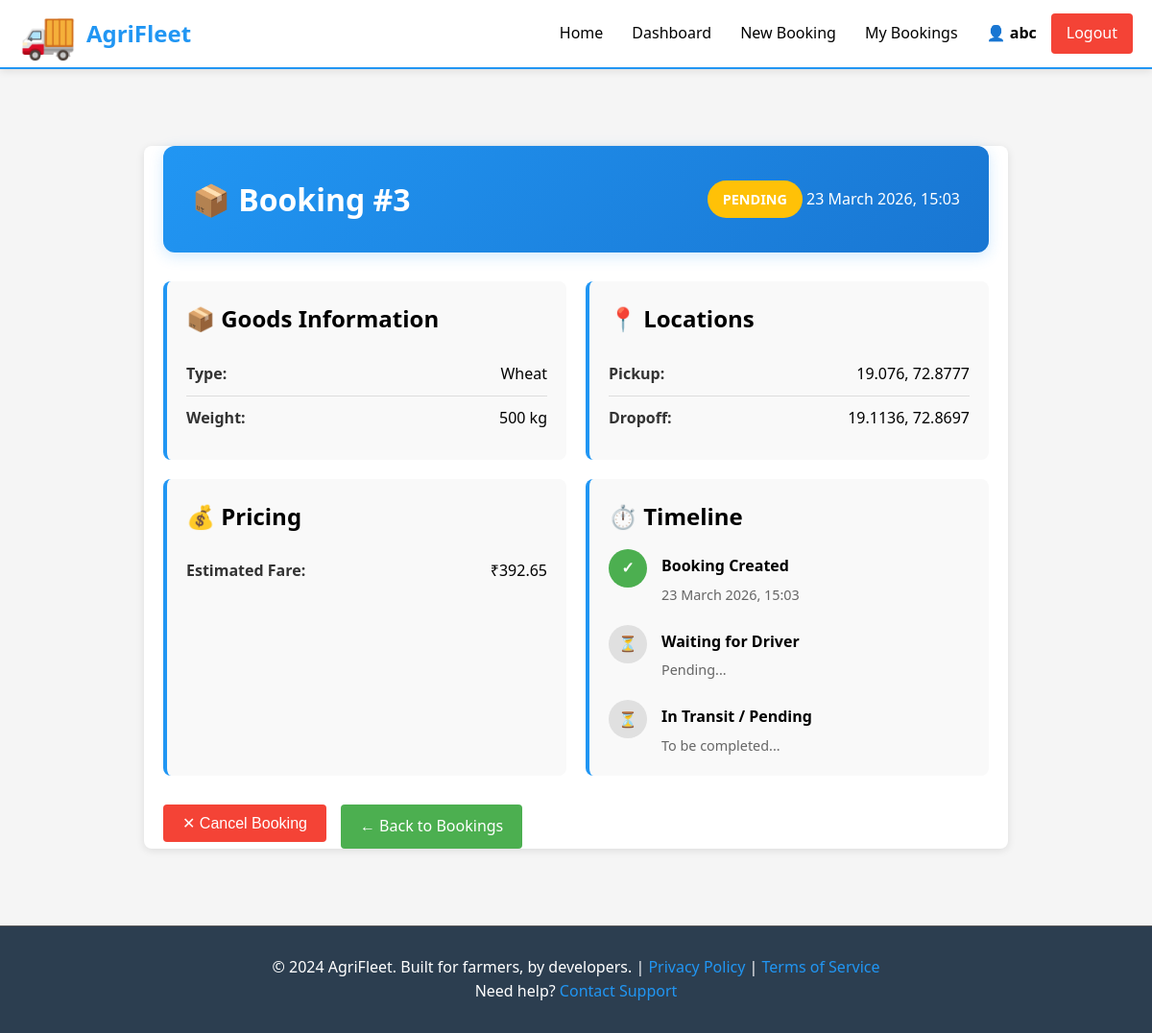
The app's page /farmer/booking/3 (signed in) with its own data.
### models.py (models this page shows, shortened)
class User(db.Model):
    __tablename__ = 'users'
    id = db.Column(db.Integer, primary_key=True)
    email = db.Column(db.String(255), unique=True, nullable=False, index=True)
    password_hash = db.Column(db.String(255), nullable=False)
    role = db.Column(db.String(20), nullable=False, default='farmer')
    full_name = db.Column(db.String(255), nullable=False)
    phone_number = db.Column(db.String(20))
    created_at = db.Column(db.DateTime, default=datetime.utcnow)
    driver = db.relationship('Driver', back_populates='user', uselist=False, cascade='all, delete-orphan')
    farmer_bookings = db.relationship('Booking', foreign_keys='Booking.farmer_id', back_populates='farmer', cascade='all, delete-orphan')
    driver_bookings = db.relationship('Booking', foreign_keys='Booking.driver_id', back_populates='driver_user', cascade='all, delete-orphan')
    def is_farmer(self):
        return self.role == 'farmer'

class Booking(db.Model):
    __tablename__ = 'bookings'
    id = db.Column(db.Integer, primary_key=True)
    farmer_id = db.Column(db.Integer, db.ForeignKey('users.id'), nullable=False)
    driver_id = db.Column(db.Integer, db.ForeignKey('users.id'), nullable=True)
    pickup_latitude = db.Column(db.Float, nullable=False)
    pickup_longitude = db.Column(db.Float, nullable=False)
    dropoff_latitude = db.Column(db.Float, nullable=False)
    dropoff_longitude = db.Column(db.Float, nullable=False)
    goods_type = db.Column(db.String(255), nullable=False)
    weight_kg = db.Column(db.Integer, nullable=False)
    estimated_fare = db.Column(db.Float, nullable=False)
    final_fare = db.Column(db.Float)
    status = db.Column(db.String(20), default='PENDING', nullable=False)
    created_at = db.Column(db.DateTime, default=datetime.utcnow)
    accepted_at = db.Column(db.DateTime)
    completed_at = db.Column(db.DateTime)
    farmer = db.relationship('User', foreign_keys=[farmer_id], back_populates='farmer_bookings')
    driver_user = db.relationship('User', foreign_keys=[driver_id], back_populates='driver_bookings')

### routes/farmer_routes.py (the view)
@farmer_bp.route('/booking/<int:booking_id>')
@farmer_required
def booking_details(booking_id):
    current_user = get_current_user()
    booking = Booking.query.get(booking_id)
    if not booking:
        flash('Booking not found', 'danger')
        return redirect(url_for('farmer.dashboard'))
    if booking.farmer_id != current_user.id:
        flash('You cannot view this booking', 'danger')
        return redirect(url_for('farmer.dashboard'))
    driver = None
    if booking.driver_id:
        driver = Driver.query.filter_by(user_id=booking.driver_id).first()
    return render_template(
        'farmer/booking_details.html',
        booking=booking,
        driver=driver
    )

### app.py (called while the page is built)
def create_app(config_class=None):
    app = Flask(__name__, template_folder='templates', static_folder='static')
    if config_class is None:
        config_class = config
    app.config.from_object(config_class)
    db.init_app(app)
    app.register_blueprint(auth_bp)
    app.register_blueprint(farmer_bp)
    app.register_blueprint(driver_bp)
    @app.context_processor
    def inject_user():
        return {'current_user': get_current_user()}
    @app.errorhandler(404)
    def not_found(error):
        return render_template('errors/404.html'), 404
    @app.errorhandler(500)
    def server_error(error):
        return render_template('errors/500.html'), 500
    @app.route('/')
    def index():
        """Landing page"""
        return render_template('index.html')
    with app.app_context():
        db.create_all()
        logger.info('Database tables created')
    return app

### auth.py (called while the page is built)
def get_current_user():
    user_id = session.get('user_id')
    if user_id:
        return User.query.get(user_id)
    return None

def is_logged_in():
    return 'user_id' in session

def farmer_required(f):
    @wraps(f)
    def decorated_function(*args, **kwargs):
        if not is_logged_in():
            flash('Please log in first', 'warning')
            return redirect(url_for('auth.login'))
        user = get_current_user()
        if not user or not user.is_farmer():
            flash('Only farmers can access this page', 'danger')
            return redirect(url_for('index'))
        return f(*args, **kwargs)
    return decorated_function

### templates/farmer/booking_details.html (shortened to what this page needs)
{% extends "base.html" %}
{% block content %}
<div class="details-container">
    <div class="details-header">
        <h1>📦 Booking #{{ booking.id }}</h1>
        <div class="status-banner">
            <span class="status-badge status-{{ booking.status|lower }}">
                {{ booking.status }}
            </span>
            <span class="booking-date">{{ booking.created_at.strftime('%d %B %Y, %H:%M') }}</span>
        </div>
    </div>
    <div class="details-grid">
        <div class="detail-card">
            <h3>📦 Goods Information</h3>
            <div class="detail-row">
                <span class="label">Type:</span>
                <span class="value">{{ booking.goods_type }}</span>
            </div>
            <div class="detail-row">
                <span class="label">Weight:</span>
                <span class="value">{{ booking.weight_kg }} kg</span>
            </div>
        </div>
        <div class="detail-card">
            <h3>📍 Locations</h3>
            <div class="detail-row">
                <span class="label">Pickup:</span>
                <span class="value">
                    {{ booking.pickup_latitude }}, {{ booking.pickup_longitude }}
                </span>
            </div>
            <div class="detail-row">
                <span class="label">Dropoff:</span>
                <span class="value">
                    {{ booking.dropoff_latitude }}, {{ booking.dropoff_longitude }}
                </span>
            </div>
        </div>
        <div class="detail-card">
            <h3>💰 Pricing</h3>
            <div class="detail-row">
                <span class="label">Estimated Fare:</span>
                <span class="value">₹{{ booking.estimated_fare }}</span>
            </div>
        </div>
        <div class="detail-card">
            <h3>⏱️ Timeline</h3>
            <div class="timeline">
                <div class="timeline-item completed">
                    <div class="timeline-marker">✓</div>
                    <div class="timeline-content">
                        <p class="timeline-title">Booking Created</p>
                        <p class="timeline-time">{{ booking.created_at.strftime('%d %B %Y, %H:%M') }}</p>
                    </div>
                </div>
                {% if booking.accepted_at %}
                    <div class="timeline-item completed">
                        <div class="timeline-marker">✓</div>
                        <div class="timeline-content">
                            <p class="timeline-title">Driver Accepted</p>
                            <p class="timeline-time">{{ booking.accepted_at.strftime('%d %B %Y, %H:%M') }}</p>
                        </div>
                    </div>
                {% else %}
                    <div class="timeline-item">
                        <div class="timeline-marker">⏳</div>
                        <div class="timeline-content">
                            <p class="timeline-title">Waiting for Driver</p>
                            <p class="timeline-time">Pending...</p>
                        </div>
                    </div>
                {% endif %}
                {% if booking.completed_at %}
                    <div class="timeline-item completed">
                        <div class="timeline-marker">✓</div>
                        <div class="timeline-content">
                            <p class="timeline-title">Delivery Completed</p>
                            <p class="timeline-time">{{ booking.completed_at.strftime('%d %B %Y, %H:%M') }}</p>
                        </div>
                    </div>
                {% else %}
                    <div class="timeline-item">
                        <div class="timeline-marker">⏳</div>
                        <div class="timeline-content">
                            <p class="timeline-title">In Transit / Pending</p>
                            <p class="timeline-time">To be completed...</p>
                        </div>
                    </div>
                {% endif %}
            </div>
        </div>
    </div>
    <div class="actions-section">
        {% if booking.status == 'PENDING' %}
            <form method="POST" action="{{ url_for('farmer.cancel_booking_handler', booking_id=booking.id) }}" class="inline-form">
                <button type="submit" class="btn btn-danger" onclick="return confirm('Are you sure?')">
                    ✕ Cancel Booking
                </button>
            </form>
        {% endif %}
        <a href="{{ url_for('farmer.bookings') }}" class="btn btn-secondary">
            ← Back to Bookings
        </a>
    </div>
</div>
{% endblock %}

### templates/base.html (shortened to what this page needs)
<!DOCTYPE html>
<html lang="en">
<head>
    <link rel="stylesheet" href="{{ url_for('static', filename='css/style.css') }}">
    <link rel="stylesheet" href="{{ url_for('static', filename='css/responsive.css') }}">
    <link rel="stylesheet" href="{{ url_for('static', filename='css/animations.css') }}">
</head>
<body>
    <nav class="navbar">
        <div class="navbar-container">
            <div class="navbar-brand">
                <a href="{{ url_for('index') }}" class="brand-logo">
                    <span class="brand-icon">🚚</span>
                    <span class="brand-text">AgriFleet</span>
                </a>
            </div>
            <ul class="navbar-menu">
                {% if current_user %}
                    <li><a href="{{ url_for('index') }}" class="nav-link">Home</a></li>
                    {% if current_user.is_farmer() %}
                        <li><a href="{{ url_for('farmer.dashboard') }}" class="nav-link">Dashboard</a></li>
                        <li><a href="{{ url_for('farmer.create_booking_page') }}" class="nav-link">New Booking</a></li>
                        <li><a href="{{ url_for('farmer.bookings') }}" class="nav-link">My Bookings</a></li>
                    {% elif current_user.is_driver() %}
                        <li><a href="{{ url_for('driver.dashboard') }}" class="nav-link">Dashboard</a></li>
                        <li><a href="{{ url_for('driver.available_bookings') }}" class="nav-link">Available Bookings</a></li>
                        <li><a href="{{ url_for('driver.bookings') }}" class="nav-link">My Bookings</a></li>
                    {% elif current_user.is_admin() %}
                        <li><a href="{{ url_for('index') }}" class="nav-link">Admin</a></li>
                    {% endif %}
                    <li class="nav-user-menu">
                        <span class="nav-user-name">👤 {{ current_user.full_name }}</span>
                        <a href="{{ url_for('auth.logout') }}" class="nav-link logout-btn">Logout</a>
                    </li>
                {% else %}
                    <li><a href="{{ url_for('index') }}" class="nav-link">Home</a></li>
                    <li><a href="{{ url_for('auth.login') }}" class="nav-link">Login</a></li>
                    <li><a href="{{ url_for('auth.signup') }}" class="nav-link signup-btn">Sign Up</a></li>
                {% endif %}
            </ul>
        </div>
    </nav>
    <main class="main-container">
        {% block content %}
        {% endblock %}
    </main>
    <footer class="footer">
        <div class="footer-content">
            <p>&copy; 2024 AgriFleet. Built for farmers, by developers. | <a href="#">Privacy Policy</a> | <a href="#">Terms of Service</a></p>
            <p>Need help? <a href="mailto:support@AgriFleet.com">Contact Support</a></p>
        </div>
    </footer>
</body>
</html>

### static/css/style.css (style rules this page uses)
:root { --primary-color: #2196F3; --secondary-color: #4CAF50; --accent-color: #FF9800; --danger-color: #F44336; --warning-color: #FFC107; --bg-light: #F5F5F5; --border-color: #DDD; --text-dark: #000; --text-light: #333; --shadow: 0 2px 8px rgba(0,0,0,0.1); }
* { margin: 0; padding: 0; box-sizing: border-box; }
html, body { height: 100%; background: var(--bg-light); }
body { font-family: 'Segoe UI', Tahoma, Geneva, Verdana, sans-serif; line-height: 1.6; color: var(--text-dark); display: flex; flex-direction: column; }
main { flex: 1; }
h1, h2, h3, h4, h5, h6 { margin-bottom: 10px; color: var(--text-dark); font-weight: 600; }
h1 { font-size: 2.5em; }
h3 { font-size: 1.5em; }
a { color: var(--primary-color); text-decoration: none; }
.navbar { background: white; box-shadow: var(--shadow); position: sticky; top: 0; z-index: 100; border-bottom: 2px solid var(--primary-color); }
.navbar-container { max-width: 1200px; margin: 0 auto; padding: 0 20px; display: flex; justify-content: space-between; align-items: center; height: 70px; }
.navbar-brand { font-size: 1.5em; font-weight: bold; }
.brand-logo { display: flex; align-items: center; gap: 10px; color: var(--primary-color); text-decoration: none; }
.brand-icon { font-size: 2em; }
.brand-text { font-weight: bold; }
.navbar-menu { display: flex; list-style: none; gap: 30px; align-items: center; }
.nav-link { color: var(--text-dark); text-decoration: none; transition: color 0.3s ease; font-weight: 500; }
.logout-btn { background: var(--danger-color); color: white !important; padding: 8px 16px; border-radius: 4px; display: inline-block; }
.nav-user-menu { display: flex; gap: 15px; align-items: center; }
.nav-user-name { font-weight: bold; }
.btn { display: inline-block; padding: 10px 20px; border: none; border-radius: 4px; cursor: pointer; font-size: 1em; transition: all 0.3s ease; text-decoration: none; text-align: center; font-weight: 500; }
.btn-secondary { background: var(--secondary-color); color: white; }
.btn-danger { background: var(--danger-color); color: white; }
.main-container { max-width: 1200px; margin: 0 auto; padding: 40px 20px; width: 100%; flex: 1; }
.status-badge { display: inline-block; padding: 6px 12px; border-radius: 20px; font-size: 0.85em; font-weight: 600; }
.status-pending { background: #FFC107; color: white; }
.footer { background: #2c3e50; color: white; padding: 30px 20px; text-align: center; border-top: 1px solid #555; margin-top: auto; }
.footer-content { max-width: 1200px; margin: 0 auto; }
.footer a { color: var(--primary-color); }
.details-container { background: white; padding: 30px; border-radius: 8px; box-shadow: var(--shadow); }
.details-header { margin-bottom: 30px; }
.details-grid { display: grid; grid-template-columns: repeat(auto-fit, minmax(300px, 1fr)); gap: 20px; margin-bottom: 30px; }
.detail-card { background: #f9f9f9; padding: 20px; border-radius: 8px; border-left: 4px solid var(--primary-color); }
.detail-card h3 { margin-bottom: 15px; margin-top: 0; }
.detail-row { display: flex; justify-content: space-between; padding: 10px 0; border-bottom: 1px solid var(--border-color); }
.detail-row:last-child { border-bottom: none; }
.detail-row .label { font-weight: 600; color: var(--text-light); }
.detail-row .value { text-align: right; font-weight: 500; }
.actions-section { display: flex; gap: 15px; margin-top: 30px; flex-wrap: wrap; }
.inline-form { display: inline; }
.details-container { max-width: 900px; margin: 40px auto; padding: 0 20px; }
.details-header { background: linear-gradient(135deg, var(--primary-color) 0%, #1976D2 100%); color: white; padding: 30px; border-radius: 12px; margin-bottom: 30px; display: flex; justify-content: space-between; align-items: center; box-shadow: 0 4px 15px rgba(33, 150, 243, 0.2); }
.details-header h1 { margin: 0; color: white; font-size: 2em; }
.status-badge { padding: 8px 16px; border-radius: 20px; font-weight: bold; font-size: 0.9em; }

### static/css/animations.css (style rules this page uses)
body { animation: fadeIn 0.3s ease-in; }
.btn { transition: all 0.3s ease; }
a { transition: color 0.3s ease; }
.status-badge { transition: transform 0.3s ease; }
.nav-link { transition: all 0.3s ease; position: relative; }
.nav-link:not(.signup-btn):not(.logout-btn)::after { content: ''; position: absolute; bottom: -5px; left: 0; width: 0; height: 2px; background: var(--primary-color); transition: width 0.3s ease; }
html { scroll-behavior: smooth; }

### records on screen
User: full_name "abc"
Booking: id "3", status "PENDING", created_at "23 March 2026, 15:03", goods_type "Wheat", weight_kg "500", pickup_latitude "19.076", pickup_longitude "72.8777", dropoff_latitude "19.1136", dropoff_longitude "72.8697", estimated_fare "392.65"
